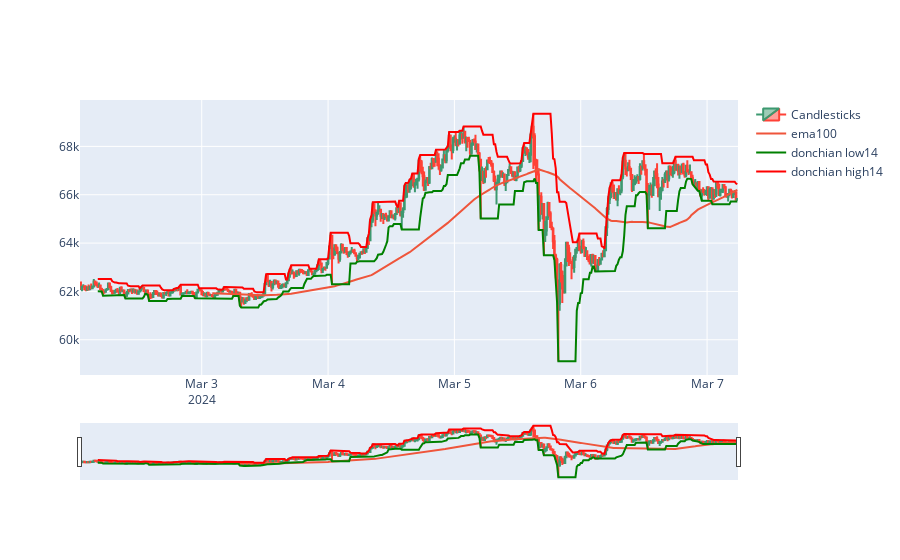

Here is the notebook cell this chart was saved with:
### Code cell
chz_chart.plot()

### Figure 1 — Plotly figure (JSON) as saved in the notebook; plotly's stock layout.template omitted (floating-point values rounded to 4 significant figures; data arrays with more than 128 entries replaced by an {"elided": "..."} marker saying what was removed)
{"data": [{"close": {"elided": "500 float values"}, "high": {"elided": "500 float values"}, "low": {"elided": "500 float values"}, "name": "Candlesticks", "open": {"elided": "500 float values"}, "type": "candlestick", "x": {"elided": "500 str values"}}, {"mode": "lines", "name": "ema100", "type": "scatter", "x": {"elided": "400 str values"}, "y": {"elided": "400 int values"}}, {"line": {"color": "green"}, "mode": "lines", "name": "donchian low14", "type": "scatter", "x": {"elided": "500 str values"}, "y": {"elided": "500 float values"}}, {"line": {"color": "red"}, "mode": "lines", "name": "donchian high14", "type": "scatter", "x": {"elided": "500 str values"}, "y": {"elided": "500 float values"}}], "layout": {"showlegend": true}}
